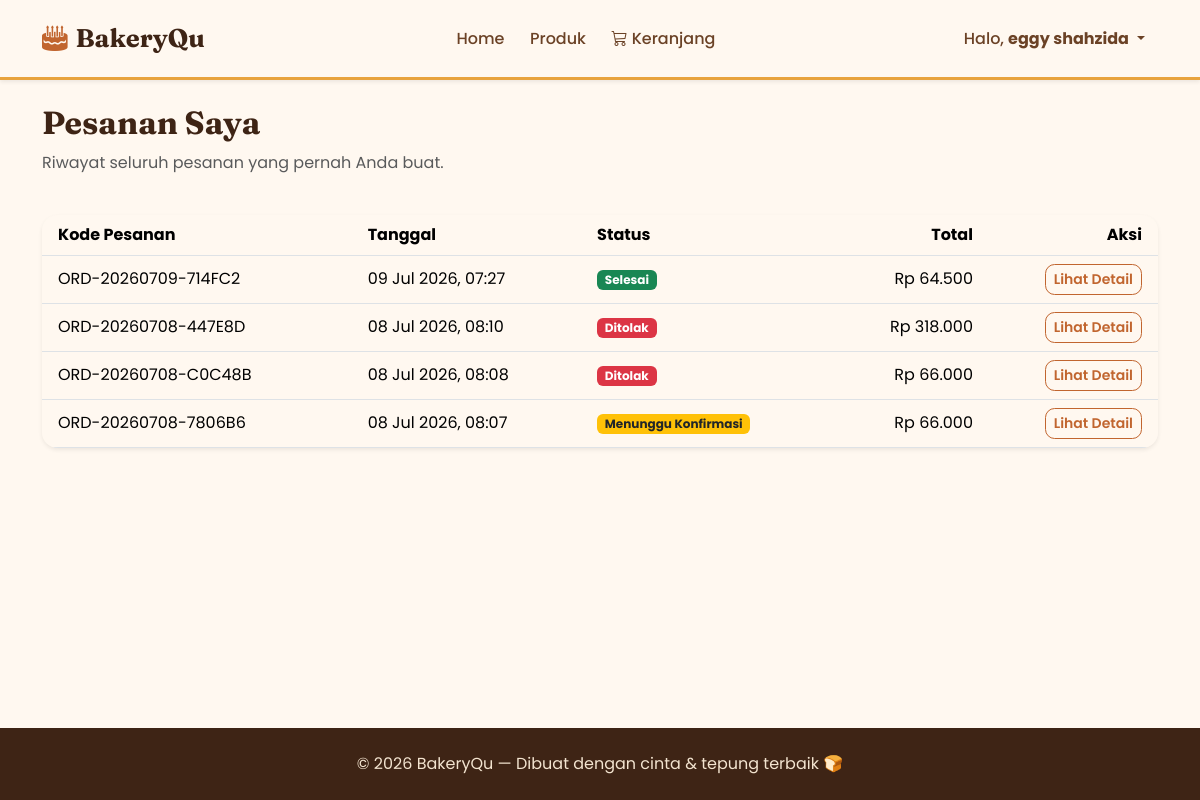
The app's page /public/order (signed in) with its own data.
### tables this page shows
CREATE TABLE `orders` (
  `id` int(11) NOT NULL,
  `order_code` varchar(30) NOT NULL,
  `user_id` int(11) NOT NULL,
  `receiver_name` varchar(100) NOT NULL,
  `phone` varchar(20) NOT NULL,
  `province_id` varchar(20) NOT NULL,
  `province_name` varchar(100) NOT NULL,
  `city_id` varchar(20) NOT NULL,
  `city_name` varchar(100) NOT NULL,
  `district_id` varchar(20) NOT NULL,
  `district_name` varchar(100) NOT NULL,
  `address` text NOT NULL,
  `note` text DEFAULT NULL,
  `courier` varchar(50) NOT NULL,
  `service` varchar(50) NOT NULL,
  `shipping_cost` decimal(12,2) NOT NULL,
  `subtotal` decimal(12,2) NOT NULL,
  `total` decimal(12,2) NOT NULL,
  `status` enum('pending','processing','shipping','completed','rejected') DEFAULT 'pending',
  `created_at` timestamp NOT NULL DEFAULT current_timestamp(),
  `updated_at` timestamp NOT NULL DEFAULT current_timestamp() ON UPDATE current_timestamp()
);

### app/controllers/OrderController.php (called while the page is built, shortened)
<?php
require_once "../app/models/OrderModel.php";
class OrderController
{
    private $orderModel;
    public function __construct()
    {
        $this->orderModel = new OrderModel();
    }
    public function index()
    {
        $userId = $_SESSION['user']['id'];
        $orders = $this->orderModel->getOrdersByUser($userId);
        require_once "../app/views/order/index.php";
    }
}

### app/models/OrderModel.php (called while the page is built, shortened)
<?php
require_once "../config/database.php";
class OrderModel
{
    private $conn;
    public function __construct()
    {
        $database = new Database();
        $this->conn = $database->connect();
    }
    public function getOrdersByUser($userId)
    {
        $sql = "SELECT *
                FROM orders
                WHERE user_id = :user_id
                ORDER BY created_at DESC";
        $statement = $this->conn->prepare($sql);
        $statement->bindValue(':user_id', $userId, PDO::PARAM_INT);
        $statement->execute();
        return $statement->fetchAll();
    }
}

### config/database.php (called while the page is built)
<?php
class Database
{
    private $host = "localhost";
    private $dbname = "bakeryqu_db";
    private $username = "root";
    private $password = "";
    private $connection;
    public function connect()
    {
        if ($this->connection === null) {
            try {
                $this->connection = new PDO(
                    "mysql:host={$this->host};dbname={$this->dbname};charset=utf8mb4",
                    $this->username,
                    $this->password
                );
                $this->connection->setAttribute(
                    PDO::ATTR_ERRMODE,
                    PDO::ERRMODE_EXCEPTION
                );
                $this->connection->setAttribute(
                    PDO::ATTR_DEFAULT_FETCH_MODE,
                    PDO::FETCH_ASSOC
                );
            } catch (PDOException $e) {
                die("Koneksi Database Gagal : " . $e->getMessage());
            }
        }
        return $this->connection;
    }
}

### app/views/order/index.php (the view)
<?php
require_once "../app/views/layouts/header.php";
$statusMap = [
    'pending' => ['label' => 'Menunggu Konfirmasi', 'class' => 'bg-warning text-dark'],
    'processing' => ['label' => 'Diproses', 'class' => 'bg-info text-dark'],
    'shipping' => ['label' => 'Dikirim', 'class' => 'bg-primary'],
    'completed' => ['label' => 'Selesai', 'class' => 'bg-success'],
    'rejected' => ['label' => 'Ditolak', 'class' => 'bg-danger'],
];
?>
<div class="row mb-4">
    <div class="col">
        <h2 class="fw-bold">Pesanan Saya</h2>
        <p class="text-muted">Riwayat seluruh pesanan yang pernah Anda buat.</p>
    </div>
</div>
<?php if (empty($orders)): ?>
    <div class="card shadow-sm">
        <div class="card-body text-center py-5">
            <p class="text-muted mb-3">Anda belum memiliki pesanan.</p>
            <a href="<?= BASE_URL ?>/products" class="btn btn-primary">
                Mulai Belanja
            </a>
        </div>
    </div>
<?php else: ?>
    <div class="card shadow-sm">
        <div class="card-body p-0">
            <table class="table align-middle mb-0">
                <thead>
                    <tr>
                        <th class="ps-3">Kode Pesanan</th>
                        <th>Tanggal</th>
                        <th>Status</th>
                        <th class="text-end">Total</th>
                        <th class="text-end pe-3">Aksi</th>
                    </tr>
                </thead>
                <tbody>
                    <?php foreach ($orders as $order): ?>
                    <?php $status = $statusMap[$order['status']] ?? ['label' => $order['status'], 'class' => 'bg-secondary']; ?>
                    <tr>
                        <td class="ps-3"><?= htmlspecialchars($order['order_code']) ?></td>
                        <td><?= date('d M Y, H:i', strtotime($order['created_at'])) ?></td>
                        <td>
                            <span class="badge <?= $status['class'] ?>">
                                <?= $status['label'] ?>
                            </span>
                        </td>
                        <td class="text-end">
                            Rp <?= number_format($order['total'], 0, ',', '.') ?>
                        </td>
                        <td class="text-end pe-3">
                            <a href="<?= BASE_URL ?>/order/<?= $order['id'] ?>" class="btn btn-sm btn-outline-primary">
                                Lihat Detail
                            </a>
                        </td>
                    </tr>
                    <?php endforeach; ?>
                </tbody>
            </table>
        </div>
    </div>
<?php endif; ?>
<?php
require_once "../app/views/layouts/footer.php";
?>

### public/assets/css/style.css (style rules this page uses)
:root { --bakery-cream: #fff8f0; --bakery-cream-dark: #f3e4d0; --bakery-brown: #6b4226; --bakery-brown-dark: #3e2415; --bakery-terracotta: #c1652f; --bakery-terracotta-dark: #a54f21; --bakery-gold: #e8a33d; --bakery-text: #3e2723; --bs-primary: var(--bakery-terracotta); --bs-primary-rgb: 193, 101, 47; --bs-secondary: var(--bakery-brown); --bs-secondary-rgb: 107, 66, 38; --bs-body-font-family: "Poppins", sans-serif; --bs-body-color: var(--bakery-text); --bs-body-bg: var(--bakery-cream); --bs-link-color: var(--bakery-terracotta); --bs-link-hover-color: var(--bakery-terracotta-dark); }
body { min-height: 100vh; display: flex; flex-direction: column; background: var(--bakery-cream); }
h1, h2, h3, h4, h5, h6, .navbar-brand { font-family: "Fraunces", serif; color: var(--bakery-brown-dark); }
.btn-outline-primary { color: var(--bakery-terracotta); border-color: var(--bakery-terracotta); border-radius: 0.6rem; font-weight: 600; }
.card { border: none; border-radius: 1rem; overflow: hidden; box-shadow: 0 4px 14px rgba(107, 66, 38, 0.08); transition: transform 0.2s ease, box-shadow 0.2s ease; }

### records on screen
orders: order_code "ORD-20260709-714FC2", created_at "09 Jul 2026, 07:27", status "Selesai", total "64.500"
orders: order_code "ORD-20260708-447E8D", created_at "08 Jul 2026, 08:10", status "Ditolak", total "318.000"
orders: order_code "ORD-20260708-C0C48B", created_at "08 Jul 2026, 08:08", status "Ditolak", total "66.000"
orders: order_code "ORD-20260708-7806B6", created_at "08 Jul 2026, 08:07", status "Menunggu Konfirmasi", total "66.000"

### other values on screen
$_SESSION['user']['name'] "eggy shahzida"
APP_NAME "BakeryQu"
